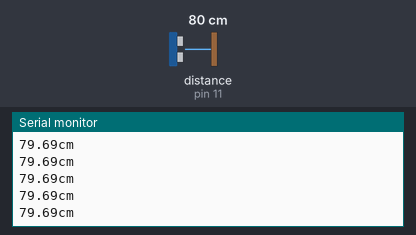
Recording of a sketch running on a simulated Arduino Uno, built with avr-gcc and run on an emulated ATmega328P. On the bench: the last lines printed to the serial monitor. Wiring (inferred from the names in the program): ultrasonic range finder: trigger pin 10; echo pin 11. Inputs (shaded band) come from the test bench; at power-on: distance to the obstacle (sensor on pin 11) 80 cm. The echo pulse lasts 58.3 µs per cm.

Above: at 1.2 s.
1.3 s: distance to the obstacle (sensor on pin 11) set to 120 cm
At 2.1 s:
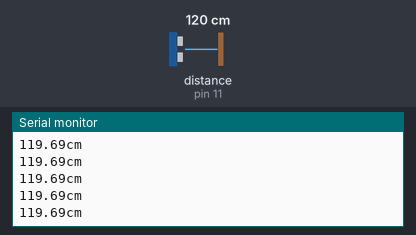
4.3 s: distance to the obstacle (sensor on pin 11) set to 2 cm
At 5.0 s:
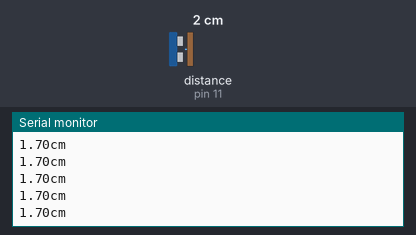
Timing chart, 0 to 7.3 s (numbered marks = the images above; inputs shaded):
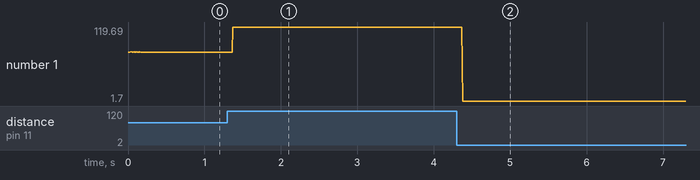

The sketch:

Ultrasonico.ino
```cpp
void setup() {
pinMode(10, OUTPUT); // TRIGGER
pinMode(11, INPUT);  // ECHO
Serial.begin(9600);  //Iniciamos el monitor serial
}

//Función que mide la distancia
float ultra() {
int trigger = 10;                         //Pin digital para el Trigger del sensor
int echo = 11;                            //Pin digital para el Echo del sensor
float tiempo_de_espera,distancia;         //Variable decimal que usaremos más adelante

digitalWrite (trigger,LOW);               // Apagamos el pin 10 durante 2 microsegundos
delayMicroseconds(2);
digitalWrite (trigger, HIGH);             // Ahora ponemos encendemos el pin 8 durante 10 microsegundos
delayMicroseconds (10);
digitalWrite (trigger, LOW);              // Apagamos pin 10
tiempo_de_espera = pulseIn (echo,HIGH);   // pulseIn, recoge la señal del sonido que emite el trigger
distancia =(tiempo_de_espera/2)/29.15;    // Formula para hallar la distancia
Serial.print (distancia);                 // Imprimimos la distancia en el monitor serial
Serial.println ("cm");                    // Imprimimos "cm"
return distancia;                         // Si se llama a la función, toma el valor de la variable distancia
}

void loop() {
float d = ultra();   // La variable d ejecuta la función ultra() y luego almacena la distancia

}
```

Measured:
- after the input at 1.3 s, the serial monitor: prints a new line after 0.07 s (image 1)
- after the input at 4.3 s, the serial monitor: prints a new line after 0.08 s (image 2)
- plotted number 1: 79.69 → 119.69 after the input at 1.3 s, 119.69 → 1.7 after the input at 4.3 s
